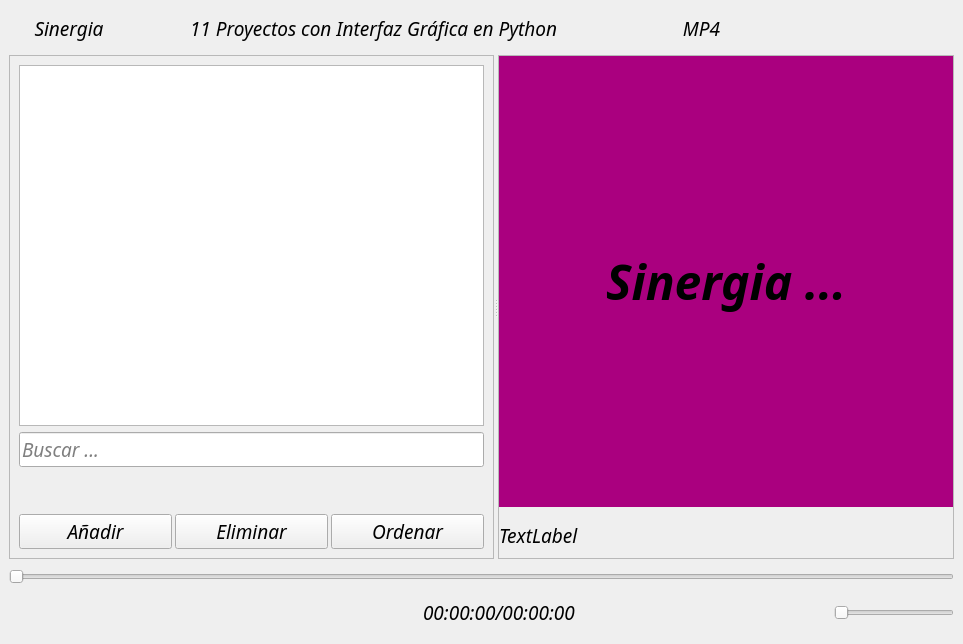
<?xml version="1.0" encoding="UTF-8"?>
<ui version="4.0">
 <class>MainPlayer</class>
 <widget class="QMainWindow" name="MainPlayer">
  <property name="geometry">
   <rect>
    <x>0</x>
    <y>0</y>
    <width>963</width>
    <height>644</height>
   </rect>
  </property>
  <property name="font">
   <font>
    <family>Hack</family>
    <pointsize>14</pointsize>
    <italic>true</italic>
   </font>
  </property>
  <property name="windowTitle">
   <string>MainWindow</string>
  </property>
  <widget class="QWidget" name="widgetCentral">
   <layout class="QGridLayout" name="gridCentral">
    <item row="0" column="0">
     <widget class="QWidget" name="widgetBarra" native="true">
      <property name="minimumSize">
       <size>
        <width>0</width>
        <height>40</height>
       </size>
      </property>
      <property name="maximumSize">
       <size>
        <width>16777215</width>
        <height>40</height>
       </size>
      </property>
      <property name="styleSheet">
       <string notr="true"/>
      </property>
      <layout class="QGridLayout" name="gridBarra">
       <property name="leftMargin">
        <number>0</number>
       </property>
       <property name="topMargin">
        <number>0</number>
       </property>
       <property name="rightMargin">
        <number>0</number>
       </property>
       <property name="bottomMargin">
        <number>0</number>
       </property>
       <item row="0" column="0">
        <widget class="QLabel" name="lbTitulo">
         <property name="minimumSize">
          <size>
           <width>120</width>
           <height>0</height>
          </size>
         </property>
         <property name="maximumSize">
          <size>
           <width>120</width>
           <height>16777215</height>
          </size>
         </property>
         <property name="text">
          <string>Sinergia</string>
         </property>
         <property name="alignment">
          <set>Qt::AlignmentFlag::AlignCenter</set>
         </property>
        </widget>
       </item>
       <item row="0" column="1">
        <widget class="QPushButton" name="btMenu">
         <property name="minimumSize">
          <size>
           <width>35</width>
           <height>0</height>
          </size>
         </property>
         <property name="maximumSize">
          <size>
           <width>35</width>
           <height>16777215</height>
          </size>
         </property>
         <property name="icon">
          <iconset resource="../../icons.qrc">
           <normaloff>:/views/icons/right-arrow.svg</normaloff>:/views/icons/right-arrow.svg</iconset>
         </property>
         <property name="flat">
          <bool>true</bool>
         </property>
        </widget>
       </item>
       <item row="0" column="2">
        <widget class="QLabel" name="lbTituloArchivo">
         <property name="text">
          <string>11 Proyectos con Interfaz Gráfica en Python</string>
         </property>
         <property name="indent">
          <number>14</number>
         </property>
        </widget>
       </item>
       <item row="0" column="3">
        <widget class="QLabel" name="lbExtension">
         <property name="minimumSize">
          <size>
           <width>70</width>
           <height>0</height>
          </size>
         </property>
         <property name="maximumSize">
          <size>
           <width>70</width>
           <height>16777215</height>
          </size>
         </property>
         <property name="text">
          <string>MP4 </string>
         </property>
         <property name="textFormat">
          <enum>Qt::TextFormat::RichText</enum>
         </property>
         <property name="alignment">
          <set>Qt::AlignmentFlag::AlignCenter</set>
         </property>
         <property name="wordWrap">
          <bool>false</bool>
         </property>
         <property name="margin">
          <number>0</number>
         </property>
         <property name="indent">
          <number>0</number>
         </property>
        </widget>
       </item>
       <item row="0" column="4">
        <widget class="QPushButton" name="btPin">
         <property name="minimumSize">
          <size>
           <width>37</width>
           <height>37</height>
          </size>
         </property>
         <property name="maximumSize">
          <size>
           <width>37</width>
           <height>37</height>
          </size>
         </property>
         <property name="cursor">
          <cursorShape>PointingHandCursor</cursorShape>
         </property>
         <property name="text">
          <string/>
         </property>
         <property name="icon">
          <iconset resource="../../icons.qrc">
           <normaloff>:/views/icons/pin-a.svg</normaloff>:/views/icons/pin-a.svg</iconset>
         </property>
         <property name="iconSize">
          <size>
           <width>25</width>
           <height>25</height>
          </size>
         </property>
         <property name="flat">
          <bool>true</bool>
         </property>
        </widget>
       </item>
       <item row="0" column="5">
        <widget class="QPushButton" name="btMin">
         <property name="minimumSize">
          <size>
           <width>37</width>
           <height>37</height>
          </size>
         </property>
         <property name="maximumSize">
          <size>
           <width>37</width>
           <height>37</height>
          </size>
         </property>
         <property name="cursor">
          <cursorShape>PointingHandCursor</cursorShape>
         </property>
         <property name="text">
          <string/>
         </property>
         <property name="icon">
          <iconset resource="../../icons.qrc">
           <normaloff>:/views/icons/minimize.svg</normaloff>:/views/icons/minimize.svg</iconset>
         </property>
         <property name="iconSize">
          <size>
           <width>25</width>
           <height>25</height>
          </size>
         </property>
         <property name="flat">
          <bool>true</bool>
         </property>
        </widget>
       </item>
       <item row="0" column="6">
        <widget class="QPushButton" name="btMax">
         <property name="minimumSize">
          <size>
           <width>37</width>
           <height>37</height>
          </size>
         </property>
         <property name="maximumSize">
          <size>
           <width>37</width>
           <height>37</height>
          </size>
         </property>
         <property name="cursor">
          <cursorShape>PointingHandCursor</cursorShape>
         </property>
         <property name="text">
          <string/>
         </property>
         <property name="icon">
          <iconset resource="../../icons.qrc">
           <normaloff>:/views/icons/maximize.svg</normaloff>:/views/icons/maximize.svg</iconset>
         </property>
         <property name="iconSize">
          <size>
           <width>25</width>
           <height>25</height>
          </size>
         </property>
         <property name="flat">
          <bool>true</bool>
         </property>
        </widget>
       </item>
       <item row="0" column="7">
        <widget class="QPushButton" name="btSquare">
         <property name="minimumSize">
          <size>
           <width>37</width>
           <height>37</height>
          </size>
         </property>
         <property name="maximumSize">
          <size>
           <width>37</width>
           <height>37</height>
          </size>
         </property>
         <property name="cursor">
          <cursorShape>PointingHandCursor</cursorShape>
         </property>
         <property name="text">
          <string/>
         </property>
         <property name="icon">
          <iconset resource="../../icons.qrc">
           <normaloff>:/views/icons/square.svg</normaloff>:/views/icons/square.svg</iconset>
         </property>
         <property name="iconSize">
          <size>
           <width>25</width>
           <height>25</height>
          </size>
         </property>
         <property name="flat">
          <bool>true</bool>
         </property>
        </widget>
       </item>
       <item row="0" column="8">
        <widget class="QPushButton" name="btClose">
         <property name="minimumSize">
          <size>
           <width>37</width>
           <height>37</height>
          </size>
         </property>
         <property name="maximumSize">
          <size>
           <width>37</width>
           <height>37</height>
          </size>
         </property>
         <property name="cursor">
          <cursorShape>PointingHandCursor</cursorShape>
         </property>
         <property name="text">
          <string/>
         </property>
         <property name="icon">
          <iconset resource="../../icons.qrc">
           <normaloff>:/views/icons/close.svg</normaloff>:/views/icons/close.svg</iconset>
         </property>
         <property name="iconSize">
          <size>
           <width>25</width>
           <height>25</height>
          </size>
         </property>
         <property name="flat">
          <bool>true</bool>
         </property>
        </widget>
       </item>
      </layout>
      <zorder>btMin</zorder>
      <zorder>btClose</zorder>
      <zorder>btPin</zorder>
      <zorder>btMax</zorder>
      <zorder>lbTitulo</zorder>
      <zorder>lbExtension</zorder>
      <zorder>lbTituloArchivo</zorder>
      <zorder>btSquare</zorder>
      <zorder>btMenu</zorder>
     </widget>
    </item>
    <item row="1" column="0">
     <widget class="QSplitter" name="splitter">
      <property name="orientation">
       <enum>Qt::Orientation::Horizontal</enum>
      </property>
      <widget class="QFrame" name="frLista">
       <property name="sizePolicy">
        <sizepolicy hsizetype="Ignored" vsizetype="Preferred">
         <horstretch>0</horstretch>
         <verstretch>0</verstretch>
        </sizepolicy>
       </property>
       <property name="minimumSize">
        <size>
         <width>300</width>
         <height>0</height>
        </size>
       </property>
       <property name="maximumSize">
        <size>
         <width>16777215</width>
         <height>16777215</height>
        </size>
       </property>
       <property name="frameShape">
        <enum>QFrame::Shape::StyledPanel</enum>
       </property>
       <property name="frameShadow">
        <enum>QFrame::Shadow::Raised</enum>
       </property>
       <layout class="QGridLayout" name="gridLista">
        <property name="horizontalSpacing">
         <number>3</number>
        </property>
        <item row="0" column="0" colspan="4">
         <widget class="QListView" name="ltLista">
          <property name="dragDropMode">
           <enum>QAbstractItemView::DragDropMode::DragDrop</enum>
          </property>
         </widget>
        </item>
        <item row="1" column="0" colspan="4">
         <widget class="QLineEdit" name="lnBuscar">
          <property name="minimumSize">
           <size>
            <width>0</width>
            <height>30</height>
           </size>
          </property>
          <property name="placeholderText">
           <string>Buscar ...</string>
          </property>
         </widget>
        </item>
        <item row="2" column="0">
         <widget class="QPushButton" name="btPrimero">
          <property name="minimumSize">
           <size>
            <width>57</width>
            <height>0</height>
           </size>
          </property>
          <property name="maximumSize">
           <size>
            <width>16777215</width>
            <height>16777215</height>
           </size>
          </property>
          <property name="cursor">
           <cursorShape>PointingHandCursor</cursorShape>
          </property>
          <property name="text">
           <string/>
          </property>
          <property name="icon">
           <iconset resource="../../icons.qrc">
            <normaloff>:/views/icons/skip-up.svg</normaloff>:/views/icons/skip-up.svg</iconset>
          </property>
          <property name="flat">
           <bool>true</bool>
          </property>
         </widget>
        </item>
        <item row="2" column="1">
         <widget class="QPushButton" name="btSubir">
          <property name="minimumSize">
           <size>
            <width>57</width>
            <height>0</height>
           </size>
          </property>
          <property name="maximumSize">
           <size>
            <width>16777215</width>
            <height>16777215</height>
           </size>
          </property>
          <property name="cursor">
           <cursorShape>PointingHandCursor</cursorShape>
          </property>
          <property name="text">
           <string/>
          </property>
          <property name="icon">
           <iconset resource="../../icons.qrc">
            <normaloff>:/views/icons/play-up.svg</normaloff>:/views/icons/play-up.svg</iconset>
          </property>
          <property name="flat">
           <bool>true</bool>
          </property>
         </widget>
        </item>
        <item row="2" column="2">
         <widget class="QPushButton" name="btBajar">
          <property name="minimumSize">
           <size>
            <width>57</width>
            <height>0</height>
           </size>
          </property>
          <property name="maximumSize">
           <size>
            <width>16777215</width>
            <height>16777215</height>
           </size>
          </property>
          <property name="cursor">
           <cursorShape>PointingHandCursor</cursorShape>
          </property>
          <property name="text">
           <string/>
          </property>
          <property name="icon">
           <iconset resource="../../icons.qrc">
            <normaloff>:/views/icons/play-dow.svg</normaloff>:/views/icons/play-dow.svg</iconset>
          </property>
          <property name="flat">
           <bool>true</bool>
          </property>
         </widget>
        </item>
        <item row="2" column="3">
         <widget class="QPushButton" name="btUltimo">
          <property name="minimumSize">
           <size>
            <width>57</width>
            <height>0</height>
           </size>
          </property>
          <property name="maximumSize">
           <size>
            <width>16777215</width>
            <height>16777215</height>
           </size>
          </property>
          <property name="cursor">
           <cursorShape>PointingHandCursor</cursorShape>
          </property>
          <property name="text">
           <string/>
          </property>
          <property name="icon">
           <iconset resource="../../icons.qrc">
            <normaloff>:/views/icons/skip-up.svg</normaloff>:/views/icons/skip-up.svg</iconset>
          </property>
          <property name="iconSize">
           <size>
            <width>16</width>
            <height>16</height>
           </size>
          </property>
          <property name="autoRepeatDelay">
           <number>299</number>
          </property>
          <property name="flat">
           <bool>true</bool>
          </property>
         </widget>
        </item>
        <item row="3" column="0" colspan="4">
         <widget class="QWidget" name="widgetBotones" native="true">
          <layout class="QGridLayout" name="gridBotones">
           <property name="leftMargin">
            <number>0</number>
           </property>
           <property name="topMargin">
            <number>0</number>
           </property>
           <property name="rightMargin">
            <number>0</number>
           </property>
           <property name="bottomMargin">
            <number>0</number>
           </property>
           <property name="horizontalSpacing">
            <number>3</number>
           </property>
           <item row="0" column="0">
            <widget class="QPushButton" name="btAgregar">
             <property name="minimumSize">
              <size>
               <width>70</width>
               <height>0</height>
              </size>
             </property>
             <property name="maximumSize">
              <size>
               <width>16777215</width>
               <height>16777215</height>
              </size>
             </property>
             <property name="cursor">
              <cursorShape>PointingHandCursor</cursorShape>
             </property>
             <property name="text">
              <string>Añadir</string>
             </property>
            </widget>
           </item>
           <item row="0" column="1">
            <widget class="QPushButton" name="btEliminar">
             <property name="minimumSize">
              <size>
               <width>70</width>
               <height>0</height>
              </size>
             </property>
             <property name="maximumSize">
              <size>
               <width>16777215</width>
               <height>16777215</height>
              </size>
             </property>
             <property name="cursor">
              <cursorShape>PointingHandCursor</cursorShape>
             </property>
             <property name="text">
              <string>Eliminar</string>
             </property>
            </widget>
           </item>
           <item row="0" column="2">
            <widget class="QPushButton" name="btOrdenar">
             <property name="minimumSize">
              <size>
               <width>70</width>
               <height>0</height>
              </size>
             </property>
             <property name="maximumSize">
              <size>
               <width>16777215</width>
               <height>16777215</height>
              </size>
             </property>
             <property name="cursor">
              <cursorShape>PointingHandCursor</cursorShape>
             </property>
             <property name="text">
              <string>Ordenar</string>
             </property>
            </widget>
           </item>
          </layout>
         </widget>
        </item>
       </layout>
      </widget>
      <widget class="QFrame" name="frPlayer">
       <property name="sizePolicy">
        <sizepolicy hsizetype="Ignored" vsizetype="Preferred">
         <horstretch>0</horstretch>
         <verstretch>0</verstretch>
        </sizepolicy>
       </property>
       <property name="minimumSize">
        <size>
         <width>0</width>
         <height>0</height>
        </size>
       </property>
       <property name="frameShape">
        <enum>QFrame::Shape::StyledPanel</enum>
       </property>
       <property name="frameShadow">
        <enum>QFrame::Shadow::Raised</enum>
       </property>
       <layout class="QGridLayout" name="gridPlayer">
        <property name="leftMargin">
         <number>0</number>
        </property>
        <property name="topMargin">
         <number>0</number>
        </property>
        <property name="rightMargin">
         <number>0</number>
        </property>
        <property name="bottomMargin">
         <number>0</number>
        </property>
        <property name="horizontalSpacing">
         <number>6</number>
        </property>
        <item row="0" column="0">
         <widget class="QWidget" name="widgetArchivos" native="true">
          <property name="styleSheet">
           <string notr="true">background-color:  #aa007f;</string>
          </property>
          <layout class="QGridLayout" name="gridArchivos">
           <item row="0" column="0">
            <widget class="QLabel" name="lbLogo">
             <property name="minimumSize">
              <size>
               <width>0</width>
               <height>0</height>
              </size>
             </property>
             <property name="maximumSize">
              <size>
               <width>16777215</width>
               <height>16777215</height>
              </size>
             </property>
             <property name="sizeIncrement">
              <size>
               <width>0</width>
               <height>0</height>
              </size>
             </property>
             <property name="font">
              <font>
               <family>Hack</family>
               <pointsize>36</pointsize>
               <italic>true</italic>
               <bold>true</bold>
              </font>
             </property>
             <property name="layoutDirection">
              <enum>Qt::LayoutDirection::LeftToRight</enum>
             </property>
             <property name="text">
              <string>Sinergia ...</string>
             </property>
             <property name="alignment">
              <set>Qt::AlignmentFlag::AlignCenter</set>
             </property>
             <property name="wordWrap">
              <bool>true</bool>
             </property>
             <property name="margin">
              <number>7</number>
             </property>
            </widget>
           </item>
          </layout>
         </widget>
        </item>
        <item row="1" column="0">
         <widget class="QLabel" name="lbMetas">
          <property name="minimumSize">
           <size>
            <width>0</width>
            <height>45</height>
           </size>
          </property>
          <property name="maximumSize">
           <size>
            <width>16777215</width>
            <height>45</height>
           </size>
          </property>
          <property name="frameShape">
           <enum>QFrame::Shape::NoFrame</enum>
          </property>
          <property name="text">
           <string>TextLabel</string>
          </property>
          <property name="wordWrap">
           <bool>true</bool>
          </property>
         </widget>
        </item>
       </layout>
      </widget>
     </widget>
    </item>
    <item row="2" column="0">
     <widget class="QWidget" name="widgetControles" native="true">
      <property name="minimumSize">
       <size>
        <width>0</width>
        <height>70</height>
       </size>
      </property>
      <property name="maximumSize">
       <size>
        <width>16777215</width>
        <height>70</height>
       </size>
      </property>
      <layout class="QGridLayout" name="gridControles">
       <property name="leftMargin">
        <number>0</number>
       </property>
       <property name="topMargin">
        <number>0</number>
       </property>
       <property name="rightMargin">
        <number>0</number>
       </property>
       <property name="bottomMargin">
        <number>0</number>
       </property>
       <property name="horizontalSpacing">
        <number>3</number>
       </property>
       <item row="0" column="0" colspan="15">
        <widget class="QSlider" name="slTiempo">
         <property name="cursor">
          <cursorShape>PointingHandCursor</cursorShape>
         </property>
         <property name="orientation">
          <enum>Qt::Orientation::Horizontal</enum>
         </property>
        </widget>
       </item>
       <item row="1" column="0">
        <widget class="QPushButton" name="btSkipBack">
         <property name="minimumSize">
          <size>
           <width>37</width>
           <height>37</height>
          </size>
         </property>
         <property name="maximumSize">
          <size>
           <width>37</width>
           <height>16777215</height>
          </size>
         </property>
         <property name="cursor">
          <cursorShape>PointingHandCursor</cursorShape>
         </property>
         <property name="toolTip">
          <string>Regresar canción anterior</string>
         </property>
         <property name="text">
          <string/>
         </property>
         <property name="icon">
          <iconset resource="../../icons.qrc">
           <normaloff>:/views/icons/skip-back.svg</normaloff>:/views/icons/skip-back.svg</iconset>
         </property>
         <property name="iconSize">
          <size>
           <width>25</width>
           <height>25</height>
          </size>
         </property>
         <property name="flat">
          <bool>true</bool>
         </property>
        </widget>
       </item>
       <item row="1" column="1">
        <widget class="QPushButton" name="btBack">
         <property name="minimumSize">
          <size>
           <width>37</width>
           <height>37</height>
          </size>
         </property>
         <property name="maximumSize">
          <size>
           <width>37</width>
           <height>16777215</height>
          </size>
         </property>
         <property name="cursor">
          <cursorShape>PointingHandCursor</cursorShape>
         </property>
         <property name="toolTip">
          <string>Regresar sobre misma canción (5,10) segundos</string>
         </property>
         <property name="text">
          <string/>
         </property>
         <property name="icon">
          <iconset resource="../../icons.qrc">
           <normaloff>:/views/icons/back.svg</normaloff>:/views/icons/back.svg</iconset>
         </property>
         <property name="iconSize">
          <size>
           <width>25</width>
           <height>25</height>
          </size>
         </property>
         <property name="flat">
          <bool>true</bool>
         </property>
        </widget>
       </item>
       <item row="1" column="2">
        <widget class="QPushButton" name="btPlay">
         <property name="minimumSize">
          <size>
           <width>37</width>
           <height>37</height>
          </size>
         </property>
         <property name="maximumSize">
          <size>
           <width>37</width>
           <height>16777215</height>
          </size>
         </property>
         <property name="cursor">
          <cursorShape>PointingHandCursor</cursorShape>
         </property>
         <property name="toolTip">
          <string>Reproducir canción</string>
         </property>
         <property name="text">
          <string/>
         </property>
         <property name="icon">
          <iconset resource="../../icons.qrc">
           <normaloff>:/views/icons/play.svg</normaloff>:/views/icons/play.svg</iconset>
         </property>
         <property name="iconSize">
          <size>
           <width>25</width>
           <height>25</height>
          </size>
         </property>
         <property name="flat">
          <bool>true</bool>
         </property>
        </widget>
       </item>
       <item row="1" column="3">
        <widget class="QPushButton" name="btStop">
         <property name="minimumSize">
          <size>
           <width>37</width>
           <height>37</height>
          </size>
         </property>
         <property name="maximumSize">
          <size>
           <width>37</width>
           <height>16777215</height>
          </size>
         </property>
         <property name="cursor">
          <cursorShape>PointingHandCursor</cursorShape>
         </property>
         <property name="toolTip">
          <string>Detener canción</string>
         </property>
         <property name="text">
          <string/>
         </property>
         <property name="icon">
          <iconset resource="../../icons.qrc">
           <normaloff>:/views/icons/stop.svg</normaloff>:/views/icons/stop.svg</iconset>
         </property>
         <property name="iconSize">
          <size>
           <width>25</width>
           <height>25</height>
          </size>
         </property>
         <property name="flat">
          <bool>true</bool>
         </property>
        </widget>
       </item>
       <item row="1" column="4">
        <widget class="QPushButton" name="btForward">
         <property name="minimumSize">
          <size>
           <width>37</width>
           <height>37</height>
          </size>
         </property>
         <property name="maximumSize">
          <size>
           <width>37</width>
           <height>16777215</height>
          </size>
         </property>
         <property name="cursor">
          <cursorShape>PointingHandCursor</cursorShape>
         </property>
         <property name="toolTip">
          <string>Continuar sobre misma canción (5,10) segundos</string>
         </property>
         <property name="text">
          <string/>
         </property>
         <property name="icon">
          <iconset resource="../../icons.qrc">
           <normaloff>:/views/icons/forward.svg</normaloff>:/views/icons/forward.svg</iconset>
         </property>
         <property name="iconSize">
          <size>
           <width>25</width>
           <height>25</height>
          </size>
         </property>
         <property name="flat">
          <bool>true</bool>
         </property>
        </widget>
       </item>
       <item row="1" column="5">
        <widget class="QPushButton" name="btSkipForward">
         <property name="minimumSize">
          <size>
           <width>37</width>
           <height>37</height>
          </size>
         </property>
         <property name="maximumSize">
          <size>
           <width>37</width>
           <height>16777215</height>
          </size>
         </property>
         <property name="cursor">
          <cursorShape>PointingHandCursor</cursorShape>
         </property>
         <property name="toolTip">
          <string>Continuar canción siguiente</string>
         </property>
         <property name="text">
          <string/>
         </property>
         <property name="icon">
          <iconset resource="../../icons.qrc">
           <normaloff>:/views/icons/skip-forward.svg</normaloff>:/views/icons/skip-forward.svg</iconset>
         </property>
         <property name="iconSize">
          <size>
           <width>25</width>
           <height>25</height>
          </size>
         </property>
         <property name="flat">
          <bool>true</bool>
         </property>
        </widget>
       </item>
       <item row="1" column="6">
        <widget class="QPushButton" name="btArchivo">
         <property name="minimumSize">
          <size>
           <width>37</width>
           <height>37</height>
          </size>
         </property>
         <property name="maximumSize">
          <size>
           <width>37</width>
           <height>16777215</height>
          </size>
         </property>
         <property name="cursor">
          <cursorShape>PointingHandCursor</cursorShape>
         </property>
         <property name="toolTip">
          <string>Agregar Archivo(s)</string>
         </property>
         <property name="text">
          <string/>
         </property>
         <property name="icon">
          <iconset resource="../../icons.qrc">
           <normaloff>:/views/icons/file-add.svg</normaloff>:/views/icons/file-add.svg</iconset>
         </property>
         <property name="iconSize">
          <size>
           <width>25</width>
           <height>25</height>
          </size>
         </property>
         <property name="flat">
          <bool>true</bool>
         </property>
        </widget>
       </item>
       <item row="1" column="7">
        <widget class="QPushButton" name="btCarpeta">
         <property name="minimumSize">
          <size>
           <width>37</width>
           <height>37</height>
          </size>
         </property>
         <property name="maximumSize">
          <size>
           <width>37</width>
           <height>16777215</height>
          </size>
         </property>
         <property name="cursor">
          <cursorShape>PointingHandCursor</cursorShape>
         </property>
         <property name="toolTip">
          <string>Agregar Carpeta(s)</string>
         </property>
         <property name="text">
          <string/>
         </property>
         <property name="icon">
          <iconset resource="../../icons.qrc">
           <normaloff>:/views/icons/add-folder.svg</normaloff>:/views/icons/add-folder.svg</iconset>
         </property>
         <property name="iconSize">
          <size>
           <width>25</width>
           <height>25</height>
          </size>
         </property>
         <property name="flat">
          <bool>true</bool>
         </property>
        </widget>
       </item>
       <item row="1" column="8">
        <widget class="QPushButton" name="btShuffle">
         <property name="minimumSize">
          <size>
           <width>37</width>
           <height>37</height>
          </size>
         </property>
         <property name="maximumSize">
          <size>
           <width>37</width>
           <height>16777215</height>
          </size>
         </property>
         <property name="cursor">
          <cursorShape>PointingHandCursor</cursorShape>
         </property>
         <property name="toolTip">
          <string>Reproducir aleatoriamente</string>
         </property>
         <property name="text">
          <string/>
         </property>
         <property name="icon">
          <iconset resource="../../icons.qrc">
           <normaloff>:/views/icons/shuffle-off.svg</normaloff>:/views/icons/shuffle-off.svg</iconset>
         </property>
         <property name="iconSize">
          <size>
           <width>25</width>
           <height>25</height>
          </size>
         </property>
         <property name="flat">
          <bool>true</bool>
         </property>
        </widget>
       </item>
       <item row="1" column="9">
        <widget class="QPushButton" name="btRepetir">
         <property name="minimumSize">
          <size>
           <width>37</width>
           <height>37</height>
          </size>
         </property>
         <property name="maximumSize">
          <size>
           <width>37</width>
           <height>16777215</height>
          </size>
         </property>
         <property name="cursor">
          <cursorShape>PointingHandCursor</cursorShape>
         </property>
         <property name="toolTip">
          <string>Repetir una canción o la lista completa</string>
         </property>
         <property name="text">
          <string/>
         </property>
         <property name="icon">
          <iconset resource="../../icons.qrc">
           <normaloff>:/views/icons/repeat.svg</normaloff>:/views/icons/repeat.svg</iconset>
         </property>
         <property name="iconSize">
          <size>
           <width>25</width>
           <height>25</height>
          </size>
         </property>
         <property name="flat">
          <bool>true</bool>
         </property>
        </widget>
       </item>
       <item row="1" column="10">
        <widget class="QLabel" name="lbTiempo">
         <property name="text">
          <string>00:00:00/00:00:00</string>
         </property>
         <property name="indent">
          <number>14</number>
         </property>
        </widget>
       </item>
       <item row="1" column="11">
        <widget class="QPushButton" name="btLista">
         <property name="minimumSize">
          <size>
           <width>37</width>
           <height>37</height>
          </size>
         </property>
         <property name="maximumSize">
          <size>
           <width>37</width>
           <height>16777215</height>
          </size>
         </property>
         <property name="cursor">
          <cursorShape>PointingHandCursor</cursorShape>
         </property>
         <property name="toolTip">
          <string>Abrir, cerrar lista</string>
         </property>
         <property name="text">
          <string/>
         </property>
         <property name="icon">
          <iconset resource="../../icons.qrc">
           <normaloff>:/views/icons/box-list.svg</normaloff>:/views/icons/box-list.svg</iconset>
         </property>
         <property name="iconSize">
          <size>
           <width>25</width>
           <height>25</height>
          </size>
         </property>
         <property name="flat">
          <bool>true</bool>
         </property>
        </widget>
       </item>
       <item row="1" column="12">
        <widget class="QPushButton" name="btPanel">
         <property name="minimumSize">
          <size>
           <width>37</width>
           <height>37</height>
          </size>
         </property>
         <property name="maximumSize">
          <size>
           <width>37</width>
           <height>16777215</height>
          </size>
         </property>
         <property name="cursor">
          <cursorShape>PointingHandCursor</cursorShape>
         </property>
         <property name="toolTip">
          <string>Abrir panel</string>
         </property>
         <property name="text">
          <string/>
         </property>
         <property name="icon">
          <iconset resource="../../icons.qrc">
           <normaloff>:/views/icons/setting.svg</normaloff>:/views/icons/setting.svg</iconset>
         </property>
         <property name="iconSize">
          <size>
           <width>25</width>
           <height>25</height>
          </size>
         </property>
         <property name="flat">
          <bool>true</bool>
         </property>
        </widget>
       </item>
       <item row="1" column="13">
        <widget class="QPushButton" name="btVolumen">
         <property name="minimumSize">
          <size>
           <width>37</width>
           <height>37</height>
          </size>
         </property>
         <property name="maximumSize">
          <size>
           <width>37</width>
           <height>16777215</height>
          </size>
         </property>
         <property name="cursor">
          <cursorShape>PointingHandCursor</cursorShape>
         </property>
         <property name="toolTip">
          <string>Si das clic, enciendes o apagas el volumen</string>
         </property>
         <property name="text">
          <string/>
         </property>
         <property name="icon">
          <iconset resource="../../icons.qrc">
           <normaloff>:/views/icons/volume-medium.svg</normaloff>:/views/icons/volume-medium.svg</iconset>
         </property>
         <property name="iconSize">
          <size>
           <width>25</width>
           <height>25</height>
          </size>
         </property>
         <property name="flat">
          <bool>true</bool>
         </property>
        </widget>
       </item>
       <item row="1" column="14">
        <widget class="QSlider" name="slVolumen">
         <property name="minimumSize">
          <size>
           <width>120</width>
           <height>0</height>
          </size>
         </property>
         <property name="maximumSize">
          <size>
           <width>120</width>
           <height>16777215</height>
          </size>
         </property>
         <property name="cursor">
          <cursorShape>PointingHandCursor</cursorShape>
         </property>
         <property name="orientation">
          <enum>Qt::Orientation::Horizontal</enum>
         </property>
        </widget>
       </item>
      </layout>
     </widget>
    </item>
   </layout>
  </widget>
 </widget>
 <resources>
  <include location="../../icons.qrc"/>
 </resources>
 <connections/>
</ui>
